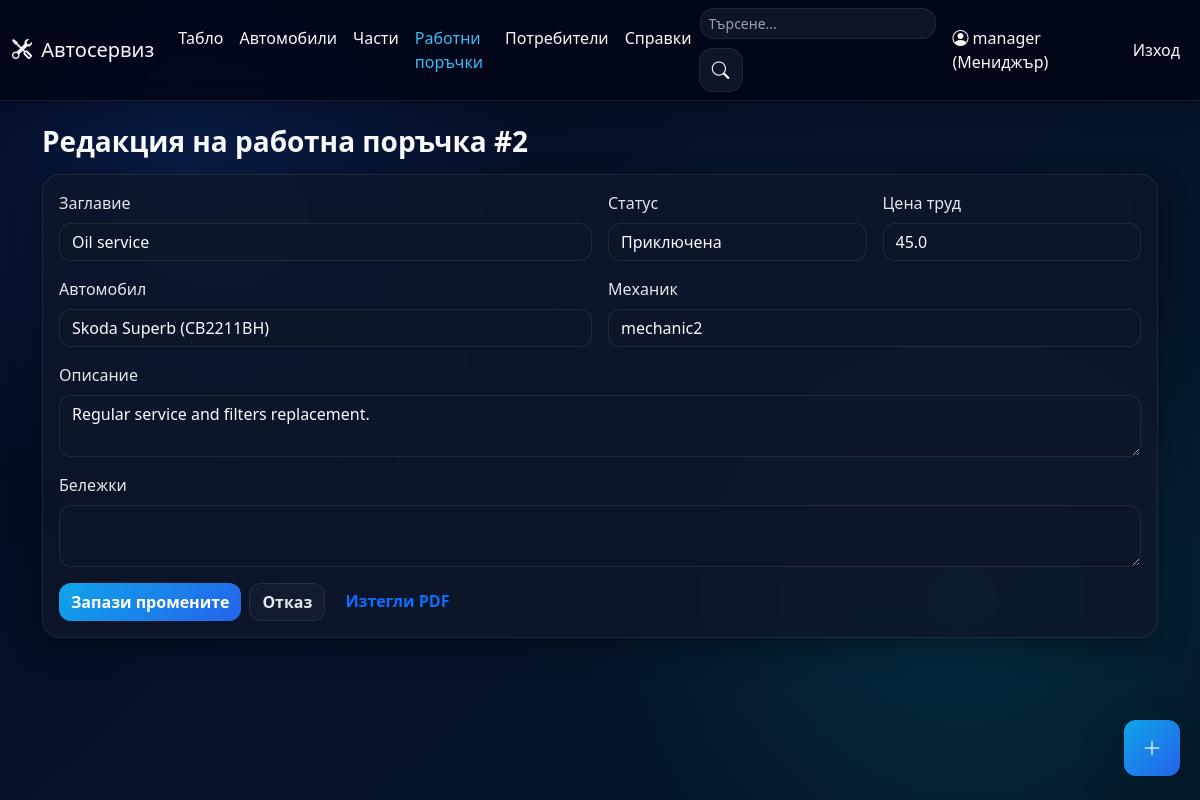
The app's page /work-orders/2/edit (signed in), older data.
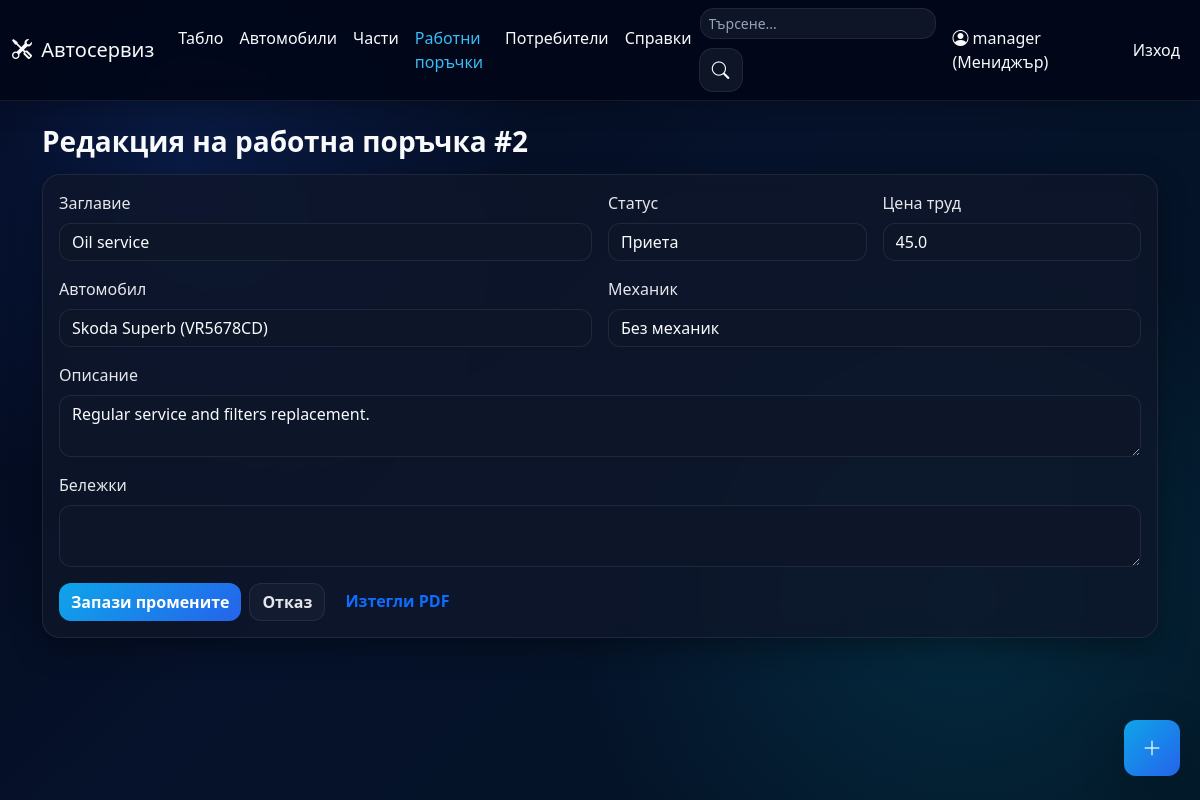
The same page, newer data.
### app/models.py (models this page shows, shortened)
class WorkOrder(db.Model):
    id = db.Column(db.Integer, primary_key=True)
    title = db.Column(db.String(150), nullable=False)
    description = db.Column(db.Text, nullable=False)
    status = db.Column(db.String(30), nullable=False, default='open')
    notes = db.Column(db.Text)
    labor_cost = db.Column(db.Float, nullable=False, default=0.0)
    created_at = db.Column(db.DateTime, default=datetime.now)
    updated_at = db.Column(db.DateTime, default=datetime.now, onupdate=datetime.now)
    car_id = db.Column(db.Integer, db.ForeignKey('car.id'), nullable=False)
    client_id = db.Column(db.Integer, db.ForeignKey('user.id'))
    mechanic_id = db.Column(db.Integer, db.ForeignKey('user.id'))
    created_by_id = db.Column(db.Integer, db.ForeignKey('user.id'))
    client = db.relationship('User', foreign_keys=[client_id], backref='client_orders')
    mechanic = db.relationship('User', foreign_keys=[mechanic_id], backref='assigned_orders')
    created_by = db.relationship('User', foreign_keys=[created_by_id], backref='created_orders')
    parts = db.relationship('WorkOrderPart', backref='work_order', lazy=True, cascade='all, delete-orphan')

class Car(db.Model):
    id = db.Column(db.Integer, primary_key=True)
    vin = db.Column(db.String(64), unique=True, nullable=False)
    registration_number = db.Column(db.String(32), unique=True)
    make = db.Column(db.String(80), nullable=False)
    model = db.Column(db.String(80), nullable=False)
    year = db.Column(db.Integer)
    owner_name = db.Column(db.String(120), nullable=False)
    owner_phone = db.Column(db.String(30))
    image_filename = db.Column(db.String(255))
    user_id = db.Column(db.Integer, db.ForeignKey('user.id'))
    created_at = db.Column(db.DateTime, default=datetime.now)
    orders = db.relationship('WorkOrder', backref='car', lazy=True, cascade='all, delete-orphan')

class User(UserMixin, db.Model):
    id = db.Column(db.Integer, primary_key=True)
    username = db.Column(db.String(80), unique=True, nullable=False)
    password_hash = db.Column(db.String(255), nullable=False)
    role = db.Column(db.String(20), nullable=False, default='client')
    full_name = db.Column(db.String(120))
    phone = db.Column(db.String(30))
    created_at = db.Column(db.DateTime, default=datetime.now)
    cars = db.relationship('Car', backref='user', lazy=True)

### app/routes_orders.py (the view, shortened to what this page needs)
    @app.route('/work-orders/<int:order_id>/edit', methods=['GET', 'POST'])
    @login_required
    def edit_work_order(order_id):
        order = WorkOrder.query.get_or_404(order_id)
        if not order_edit_allowed(order):
            flash('Нямате право да редактирате тази поръчка.', 'danger')
            return redirect(url_for('list_work_orders'))
        cars = Car.query.order_by(Car.make.asc(), Car.model.asc()).all() if current_user.role == 'manager' else [order.car]
        mechanics = User.query.filter_by(role='mechanic').order_by(User.username.asc()).all()
        return render_template('edit_work_order.html', order=order, cars=cars, mechanics=mechanics)

### app/route_support.py (called while the page is built)
def register_template_helpers(app):
    @app.context_processor
    def inject_status_helpers():
        return {
            'status_label': status_label,
            'status_badge': status_badge,
            'status_meta': STATUS_META,
            'role_label': role_label,
            'pdf_export_enabled': pdf_export_available(),
        }

def role_label(role: str) -> str:
    return ROLE_META.get(role, role)

def load_pdf_dependencies():
    pagesizes = import_module('reportlab.lib.pagesizes')
    utils = import_module('reportlab.lib.utils')
    pdfbase = import_module('reportlab.pdfbase')
    ttfonts = import_module('reportlab.pdfbase.ttfonts')
    pdfgen = import_module('reportlab.pdfgen.canvas')
    return {
        'A4': pagesizes.A4,
        'simple_split': utils.simpleSplit,
        'pdfmetrics': pdfbase.pdfmetrics,
        'ttfont': ttfonts.TTFont,
        'canvas': pdfgen,
    }

def pdf_export_available() -> bool:
    try:
        load_pdf_dependencies()
    except ImportError:
        return False
    return True

### app/templates/edit_work_order.html (shortened to what this page needs)
{% extends "base.html" %}
{% block content %}
<h3 class="mb-3">Редакция на работна поръчка #{{ order.id }}</h3>
<div class="card"><div class="card-body">
  <form method="post" class="row g-3">
    <div class="col-md-6"><label class="form-label">Заглавие</label><input class="form-control" name="title" value="{{ order.title }}" required></div>
    <div class="col-md-3"><label class="form-label">Статус</label><select class="form-select" name="status"><option value="open" {% if order.status == 'open' %}selected{% endif %}>Приета</option><option value="completed" {% if order.status == 'completed' %}selected{% endif %}>Приключена</option></select></div>
    <div class="col-md-3"><label class="form-label">Цена труд</label><input class="form-control" name="labor_cost" type="number" min="0" step="0.01" value="{{ order.labor_cost }}"></div>
    {% if current_user.role == 'manager' %}
    <div class="col-md-6"><label class="form-label">Автомобил</label><select class="form-select" name="car_id">{% for car in cars %}<option value="{{ car.id }}" {% if order.car_id == car.id %}selected{% endif %}>{{ car.make }} {{ car.model }} ({{ car.registration_number or car.vin }})</option>{% endfor %}</select></div>
    <div class="col-md-6"><label class="form-label">Механик</label><select class="form-select" name="mechanic_id"><option value="">Без механик</option>{% for mechanic in mechanics %}<option value="{{ mechanic.id }}" {% if order.mechanic_id == mechanic.id %}selected{% endif %}>{{ mechanic.username }}</option>{% endfor %}</select></div>
    {% else %}
    <div class="col-md-6"><label class="form-label">Механик</label><input class="form-control" value="{{ order.mechanic.username if order.mechanic else current_user.username }}" disabled></div>
    {% endif %}
    <div class="col-12"><label class="form-label">Описание</label><textarea class="form-control" name="description" required>{{ order.description }}</textarea></div>
    <div class="col-12"><label class="form-label">Бележки</label><textarea class="form-control" name="notes">{{ order.notes or '' }}</textarea></div>
    <div class="col-12 d-flex gap-2"><button class="btn btn-primary">Запази промените</button><a class="btn btn-outline-secondary" href="{{ url_for('list_work_orders') }}">Отказ</a>{% if pdf_export_enabled %}<a class="btn btn-outline-primary" href="{{ url_for('work_order_pdf', order_id=order.id) }}">Изтегли PDF</a>{% endif %}</div>
  </form>
</div></div>
{% endblock %}

Row changes from the older to the newer data that the page shows:
changed WorkOrder "Oil service": status "Приключена" → "Приета"; car_id "Skoda Superb (CB2211BH)" → "Skoda Superb (VR5678CD)"; mechanic_id "mechanic2" → (not shown)
Text that changed along with them:
form field mechanic_id: (not shown) → "Без механик"
